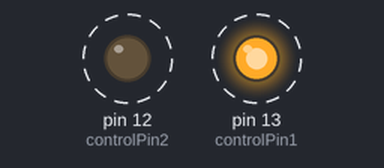
Bench run of a sketch on a simulated Arduino Uno, built with avr-gcc and run on an emulated ATmega328P. Parts: output pins drawn as LEDs (lit = HIGH). Dashed ring = blinking.

Above: at 0.2 s.
Timing chart, 0 to 3.0 s (numbered marks = the images above):
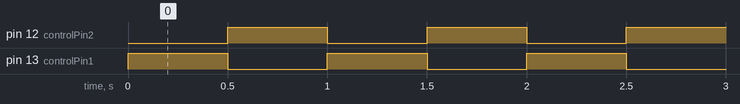

The sketch:

zante.jacob.2Pins.ino
```cpp
/*
Student Name: Jacob Zante
Teacher Name: Hayden So
Title of Project: 2 Pins
Brief Description of Project: this circuit will have two LEDs that blink back and forth.
Date of Completion:  Nov 8, 2024
*/


const int controlPin1 = 13; // create variable to store the arduino pin that will be used as the first control pin
const int controlPin2 = 12; // create variable to store the arduino pin that will be used as the second control pin

int delayTime = 500; // create variable to store a delay in miliseconds


void setup() { // void setup code that only runs once

    pinMode(controlPin1, OUTPUT); // initialize 'controlPin1' as an output pin
    pinMode(controlPin2, OUTPUT); // initialize 'controlPin2' as an output pin

}


void loop() { // void loop code that repeats indefinitely

    digitalWrite(controlPin1, HIGH); // send 'HIGH' signal to 'controlPin1'
    digitalWrite(controlPin2, LOW); // send 'LOW' signal to 'controlPin2'

    delay(delayTime); // wait for 'delayTime' miliseconds

    digitalWrite(controlPin1, LOW); // send 'LOW' signal to 'controlPin1'
    digitalWrite(controlPin2, HIGH); // send 'HIGH' signal to 'controlPin2'

    delay(delayTime); // wait for 'delayTime' miliseconds

}
```

Measured:
- by itself, pin 12 (controlPin2), pin 13 (controlPin1): alternates HIGH for 0.50 s and LOW for 0.50 s
